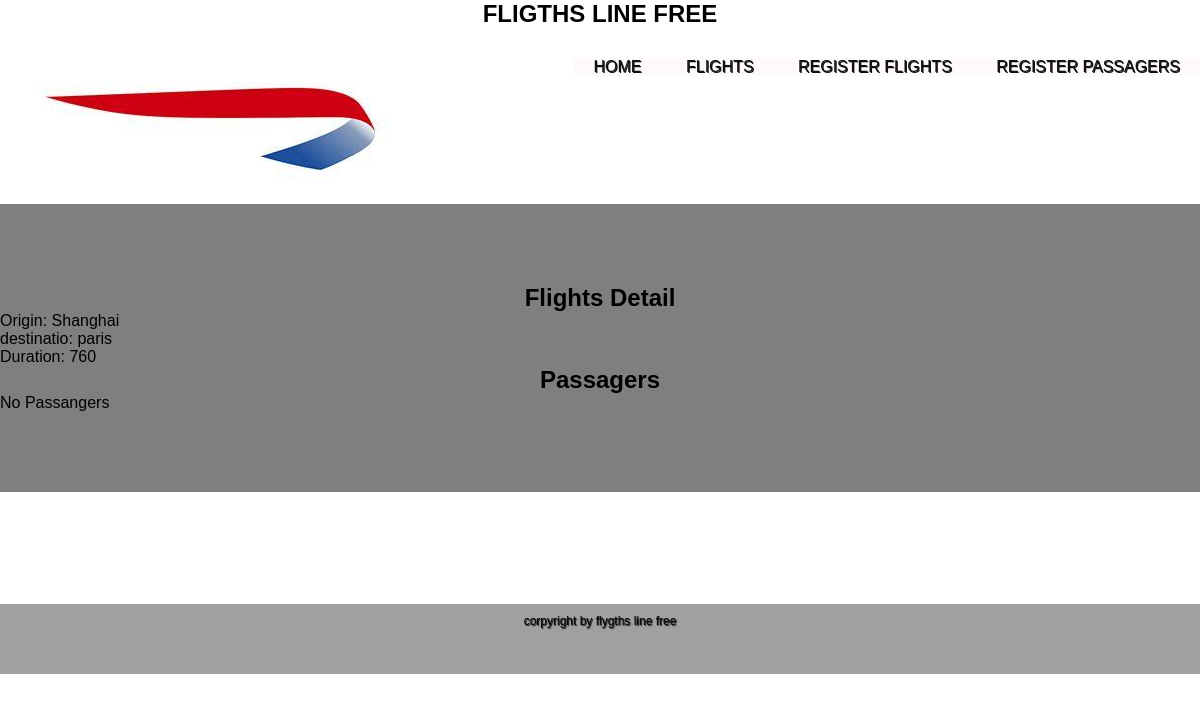
Page /flights/2 on the committed database.
### app.py (models this page shows)
class Flights(db.Model):
	id = db.Column(db.Integer, primary_key=True)
	origin = db.Column(db.String(80), nullable=False)
	destination = db.Column(db.String(80), nullable=False)
	duration = db.Column(db.Integer, nullable=False)

### app.py (the view)
@app.route("/flights/<int:flight_id>")
def  flights_detail(flight_id):
	flights = Flights.query.filter_by(id=flight_id)
	passengers = Passengers.query.filter_by(flight_id=flight_id)
	return render_template("flights_detail.html", flights=flights, passengers=passengers)

### templates/flights_detail.html (shortened to what this page needs)
{% extends "base.html"%}
	{% block body%}
		<h2>Flights Detail</h2>
		{% for flight in flights %}
			<ul>
				<li> Origin: {{ flight.origin }} </li>
				<li> destinatio: {{ flight.destination }} </li>
				<li> Duration: {{ flight.duration }} </li>
			</ul>
		{% endfor%}
		<h2> Passagers </h2>
		<ul>
			{% for passenger in passengers %}
				<li>Name: {{ passenger.name }}</li>
			{% else %}
				<li> No Passangers</li>
			{% endfor %}
		</ul>
	{% endblock %}

### static/style.css (style rules this page uses)
body { background-color:#ffffff; }
* { margin: 0; padding: 0; font-family: Helvetica, arial; }
h2 { text-align: center; }

### rows in the picture
Flights: origin "Shanghai", destination "paris", duration "760"
